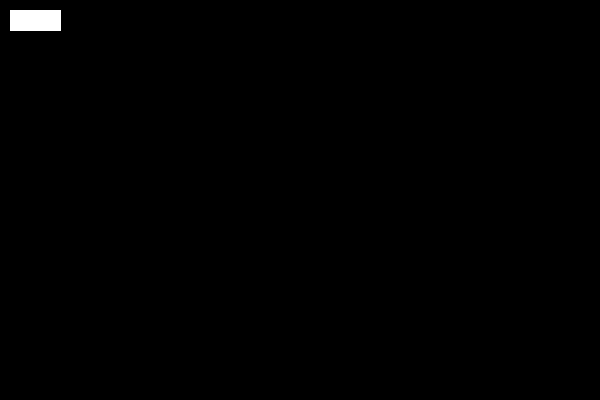
Frame 1 (no input)
Frame 2 (the mouse pressed at the canvas centre, redrawn once): identical to frame 1, image omitted

The Processing sketch that drew this single still picture (run headless with seeded random() and noise(); the mouse was pressed at the canvas centre and the sketch redrawn once):

// Processing sketch: Shear
// ── Shear.pde

void setup() {
  size(600, 400);
  background(0);
  stroke(255);
  noLoop();
}

void sh2DShearX(int shx) {
  int i, j;
  color c;
  for (i = 0; i < width; i++)
    for (j = 0; j < height; j++) {
      c = get(i, j);
      if (c == color(255))
        point(i + j*shx, j);
    }
}

void draw() {
  rect(10, 10, 50, 20);
}
